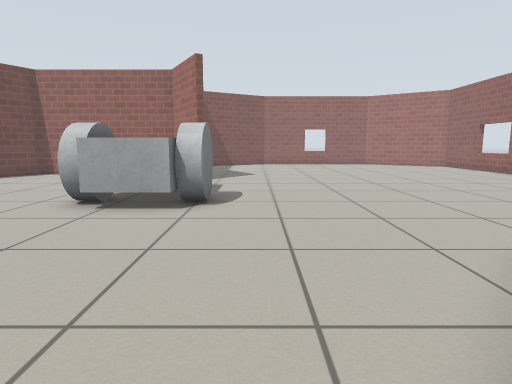
[1] (above)

19 first-person views from a walk through a Gazebo world. The camera is 0.72 m above the floor, tilts 8° down and sees 75° across. The floor is counted in squares, 0.5 m on a side. Each view is taken from the middle of a square. On the plan, view 1 faces up. The plan holds only what a view shows up to about 15 squares ahead; the rest is blank. The place goes on beyond the plan. Simple patterns stand in for the simulator's built-in surfaces.

[2]
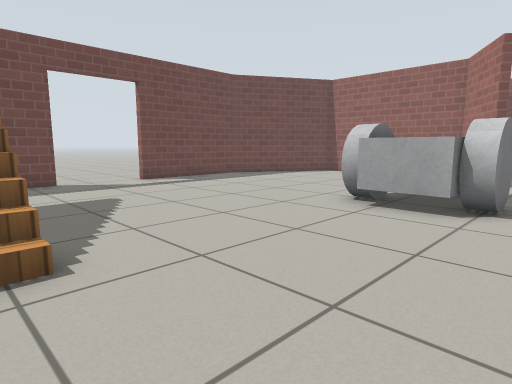

[3]
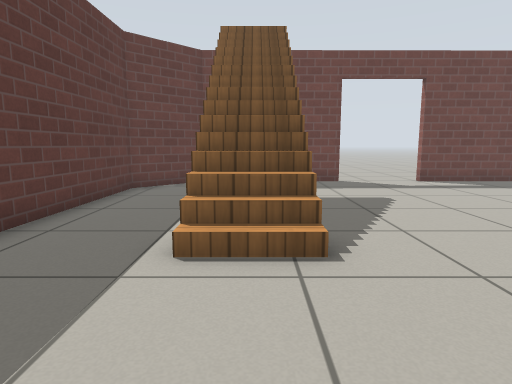

[4]
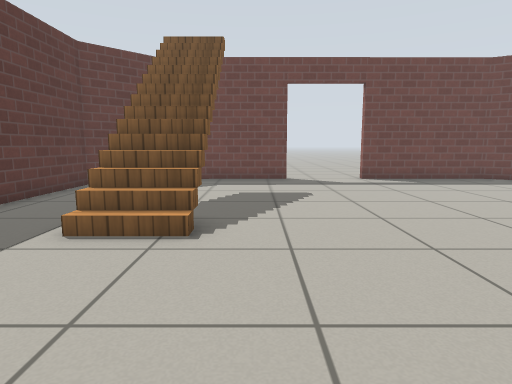

[5]
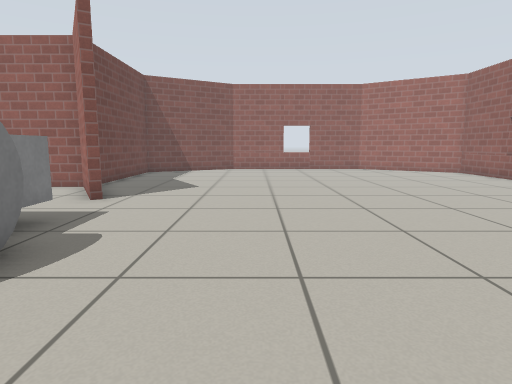

[6]
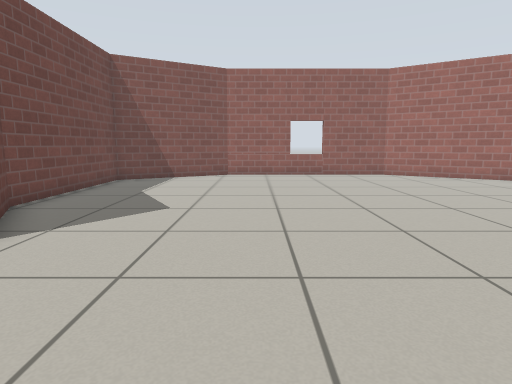

[7]
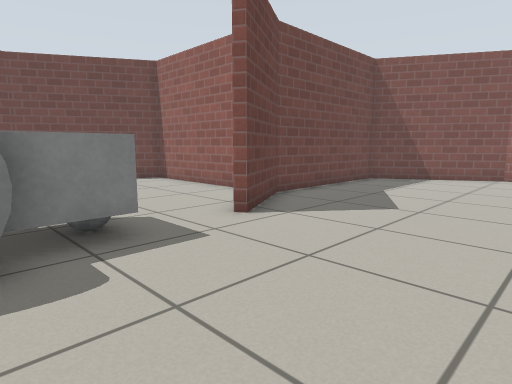

[8]
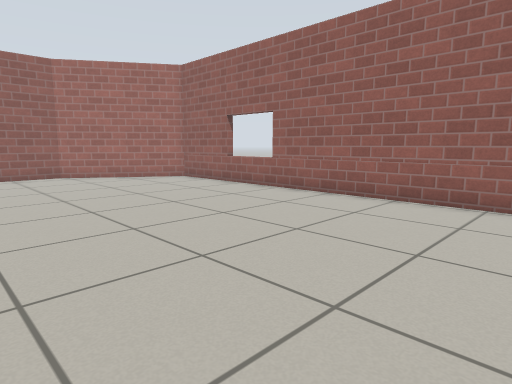

[9]
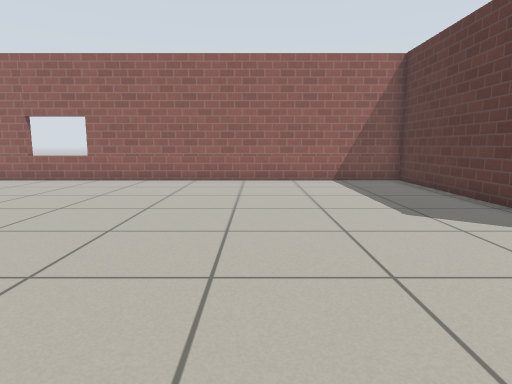

[10]
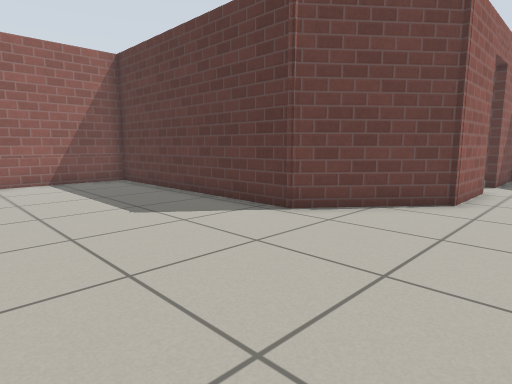

[11]
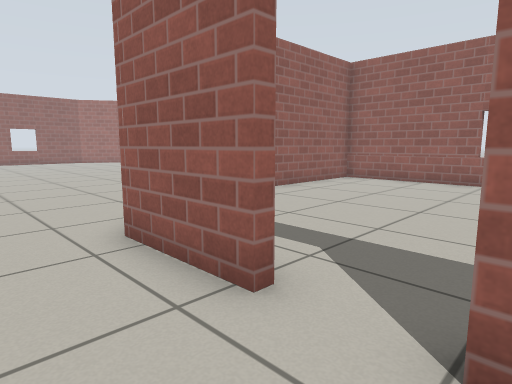

[12]
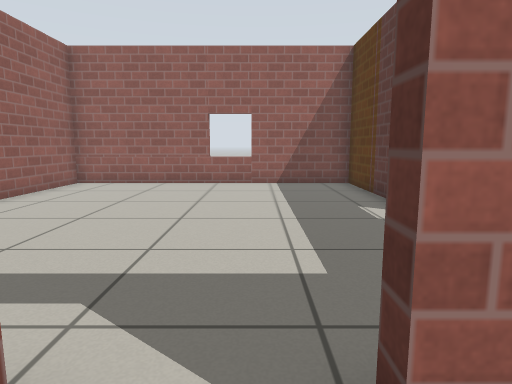

[13]
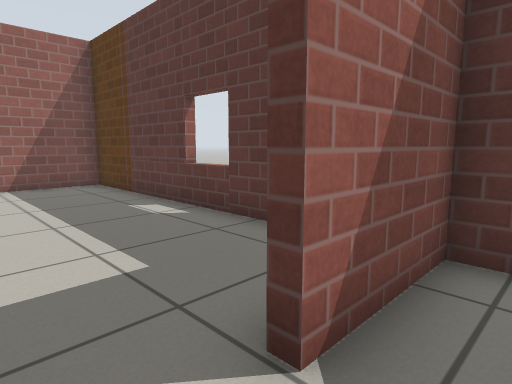

[14]
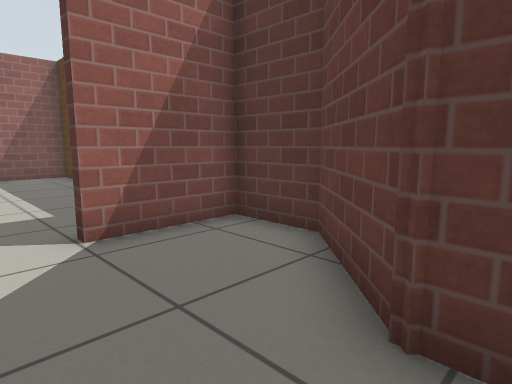

[15]
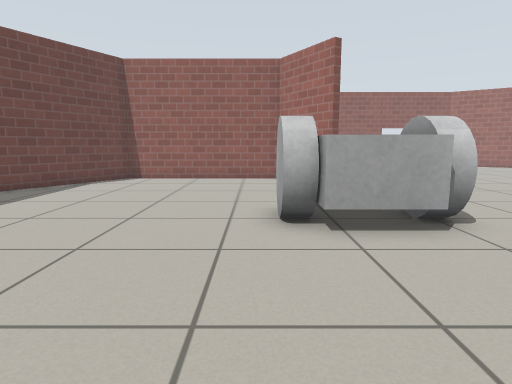

[16]
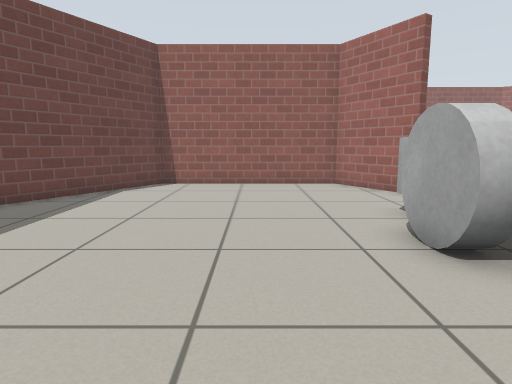

[17]
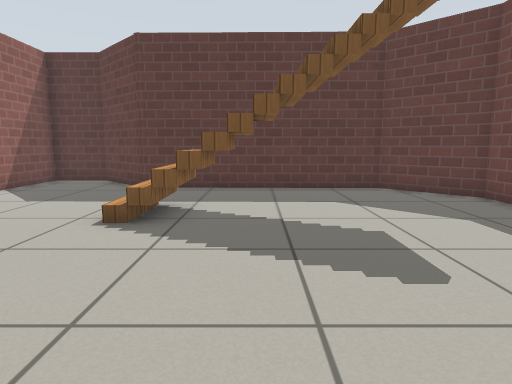

[18]
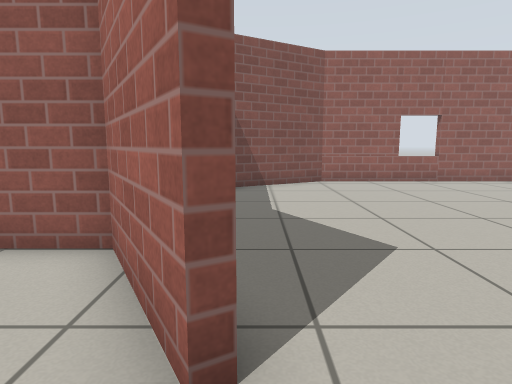

[19]
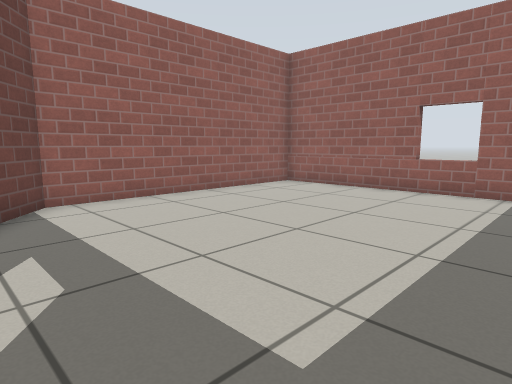

### Floor plan
Points are (right, up) in squares from view 1. A wall is a line through its corners. A room is listed if a view was taken in it or the views show most of it. See-through windows are left out.
Room 1 (views 1, 2, 3, 4, 5, 6, 7, 8, 9, 10, 11, 12, 13, 14, 15, 16, 17, 18)
walls: (-3.8, 16.5) (-10.5, 16.5) (-13.3, 11.7) (-13.3, 6.6); (1.1, 0.9) (3.8, 4.1) (12.7, 4.1) (12.7, 22.1); (1.2, -1.9) (1.2, 1.2); (-13.3, 3.4) (-13.3, -2) (-11.1, -4.2) (-3.2, -4.3) (-0.9, -6.6) (1.2, -6.6) (1.2, -3.5); (12.4, 22.6) (8.2, 25.3) (0.6, 25.3) (-3.8, 22.8) (-3.8, 16.7) (-2.1, 13.8) (-2.4, 13.7) (-4, 16.5)
ways out: open door at (1, -2.5) to room 2; open door at (-13.5, 5)
objects: stairs (-9, -1) to (-5, -1); other object (-4, 8) to (-1, 11)
Room 2 (view 19)
walls: (4.2, -6.6) (12.7, -6.5) (12.7, 3.8) (3.9, 3.8) (2.9, 2.6)
ways out: open door at (1, -2.5) to room 1

Positions as (right, up) in squares from view 1, and headings:
1: (0, 0), facing up
2: (0, 0), facing up-left
3: (0, 0), facing left
4: (1, 2), facing left
5: (2, 5), facing up
6: (2, 9), facing up
7: (3, 9), facing up-left
8: (4, 9), facing up-right
9: (-1, 10), facing right
10: (-1, 10), facing down-right
11: (-1, -4), facing up-right
12: (0, -3), facing right
13: (0, -2), facing down-right
14: (-4, -2), facing down-right
15: (-5, 2), facing up
16: (-7, 4), facing up
17: (-7, 7), facing down
18: (-2, 12), facing up
19: (2, -5), facing up-right
